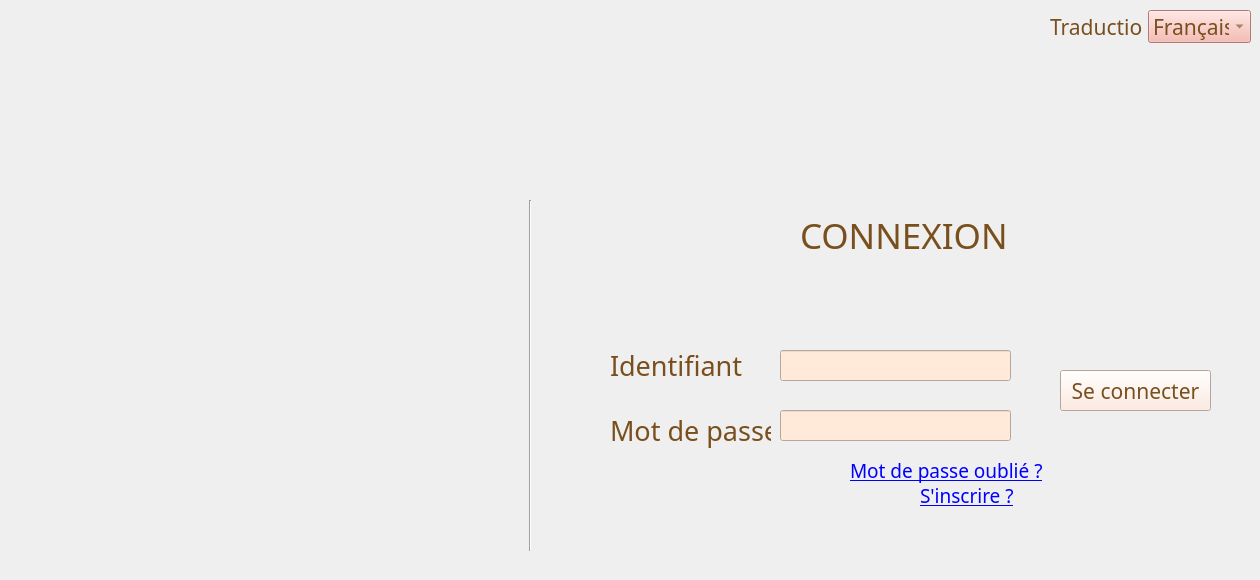
    <widget class="QWidget" name="Acceuil">
     <widget class="QLabel" name="Connexion">
      <property name="geometry">
       <rect>
        <x>800</x>
        <y>210</y>
        <width>231</width>
        <height>51</height>
       </rect>
      </property>
      <property name="font">
       <font>
        <family>Gabriola</family>
        <pointsize>26</pointsize>
       </font>
      </property>
      <property name="styleSheet">
       <string notr="true">color: rgb(121, 79, 29);</string>
      </property>
      <property name="text">
       <string>CONNEXION</string>
      </property>
     </widget>
     <widget class="QLabel" name="Identifiant">
      <property name="geometry">
       <rect>
        <x>610</x>
        <y>340</y>
        <width>161</width>
        <height>51</height>
       </rect>
      </property>
      <property name="font">
       <font>
        <family>Gabriola</family>
        <pointsize>20</pointsize>
       </font>
      </property>
      <property name="styleSheet">
       <string notr="true">color: rgb(121, 79, 29);</string>
      </property>
      <property name="text">
       <string>Identifiant</string>
      </property>
     </widget>
     <widget class="QLabel" name="Mdp">
      <property name="geometry">
       <rect>
        <x>610</x>
        <y>400</y>
        <width>161</width>
        <height>61</height>
       </rect>
      </property>
      <property name="font">
       <font>
        <family>Gabriola</family>
        <pointsize>20</pointsize>
       </font>
      </property>
      <property name="styleSheet">
       <string notr="true">
color: rgb(121, 79, 29);</string>
      </property>
      <property name="text">
       <string>Mot de passe</string>
      </property>
     </widget>
     <widget class="QLineEdit" name="MdpLine">
      <property name="geometry">
       <rect>
        <x>780</x>
        <y>410</y>
        <width>231</width>
        <height>31</height>
       </rect>
      </property>
      <property name="font">
       <font>
        <family>Cambria</family>
        <pointsize>6</pointsize>
       </font>
      </property>
      <property name="styleSheet">
       <string notr="true">background-color: rgb(255, 233, 217);</string>
      </property>
      <property name="echoMode">
       <enum>QLineEdit::Password</enum>
      </property>
     </widget>
     <widget class="QLabel" name="MdpO">
      <property name="geometry">
       <rect>
        <x>850</x>
        <y>450</y>
        <width>211</width>
        <height>41</height>
       </rect>
      </property>
      <property name="font">
       <font>
        <family>Gabriola</family>
        <pointsize>14</pointsize>
        <underline>true</underline>
       </font>
      </property>
      <property name="styleSheet">
       <string notr="true">color: rgb(0, 0, 255);</string>
      </property>
      <property name="text">
       <string>Mot de passe oublié ?</string>
      </property>
     </widget>
     <widget class="QLabel" name="Sinscrire">
      <property name="geometry">
       <rect>
        <x>920</x>
        <y>480</y>
        <width>111</width>
        <height>31</height>
       </rect>
      </property>
      <property name="font">
       <font>
        <family>Gabriola</family>
        <pointsize>14</pointsize>
        <underline>true</underline>
       </font>
      </property>
      <property name="styleSheet">
       <string notr="true">color: rgb(0, 0, 255);</string>
      </property>
      <property name="text">
       <string>S'inscrire ?</string>
      </property>
     </widget>
     <widget class="QPushButton" name="Connecter">
      <property name="geometry">
       <rect>
        <x>1060</x>
        <y>370</y>
        <width>151</width>
        <height>41</height>
       </rect>
      </property>
      <property name="font">
       <font>
        <family>Gabriola</family>
        <pointsize>16</pointsize>
       </font>
      </property>
      <property name="styleSheet">
       <string notr="true">background-color: rgb(255, 230, 217);
color: rgb(121, 79, 29);</string>
      </property>
      <property name="text">
       <string>Se connecter</string>
      </property>
      <property name="icon">
       <iconset>
        <normaloff>entrer.png</normaloff>entrer.png</iconset>
      </property>
      <property name="iconSize">
       <size>
        <width>18</width>
        <height>18</height>
       </size>
      </property>
     </widget>
     <widget class="Line" name="line">
      <property name="geometry">
       <rect>
        <x>520</x>
        <y>200</y>
        <width>20</width>
        <height>351</height>
       </rect>
      </property>
      <property name="orientation">
       <enum>Qt::Vertical</enum>
      </property>
     </widget>
     <widget class="QLineEdit" name="IdentifiantLine">
      <property name="geometry">
       <rect>
        <x>780</x>
        <y>350</y>
        <width>231</width>
        <height>31</height>
       </rect>
      </property>
      <property name="font">
       <font>
        <family>Cambria</family>
        <pointsize>10</pointsize>
       </font>
      </property>
      <property name="styleSheet">
       <string notr="true">background-color: rgb(255, 233, 217);</string>
      </property>
     </widget>
     <widget class="QLabel" name="logog">
      <property name="geometry">
       <rect>
        <x>-90</x>
        <y>170</y>
        <width>531</width>
        <height>401</height>
       </rect>
      </property>
      <property name="text">
       <string/>
      </property>
      <property name="textFormat">
       <enum>Qt::PlainText</enum>
      </property>
      <property name="pixmap">
       <pixmap>F:/logog.png</pixmap>
      </property>
     </widget>
     <widget class="QComboBox" name="TraductionComboBox_2">
      <property name="geometry">
       <rect>
        <x>1148</x>
        <y>10</y>
        <width>103</width>
        <height>33</height>
       </rect>
      </property>
      <property name="font">
       <font>
        <family>Gabriola</family>
        <pointsize>16</pointsize>
       </font>
      </property>
      <property name="styleSheet">
       <string notr="true">
color: rgb(121, 79, 29); background-color: rgb(245, 172, 162);</string>
      </property>
      <item>
       <property name="text">
        <string>Français</string>
       </property>
      </item>
      <item>
       <property name="text">
        <string>Anglais</string>
       </property>
      </item>
      <item>
       <property name="text">
        <string>Turc</string>
       </property>
      </item>
     </widget>
     <widget class="QLabel" name="Traduction_2">
      <property name="geometry">
       <rect>
        <x>1050</x>
        <y>10</y>
        <width>93</width>
        <height>33</height>
       </rect>
      </property>
      <property name="font">
       <font>
        <family>Gabriola</family>
        <pointsize>16</pointsize>
       </font>
      </property>
      <property name="styleSheet">
       <string notr="true">
color: rgb(121, 79, 29);</string>
      </property>
      <property name="text">
       <string>Traduction</string>
      </property>
     </widget>
    </widget>
